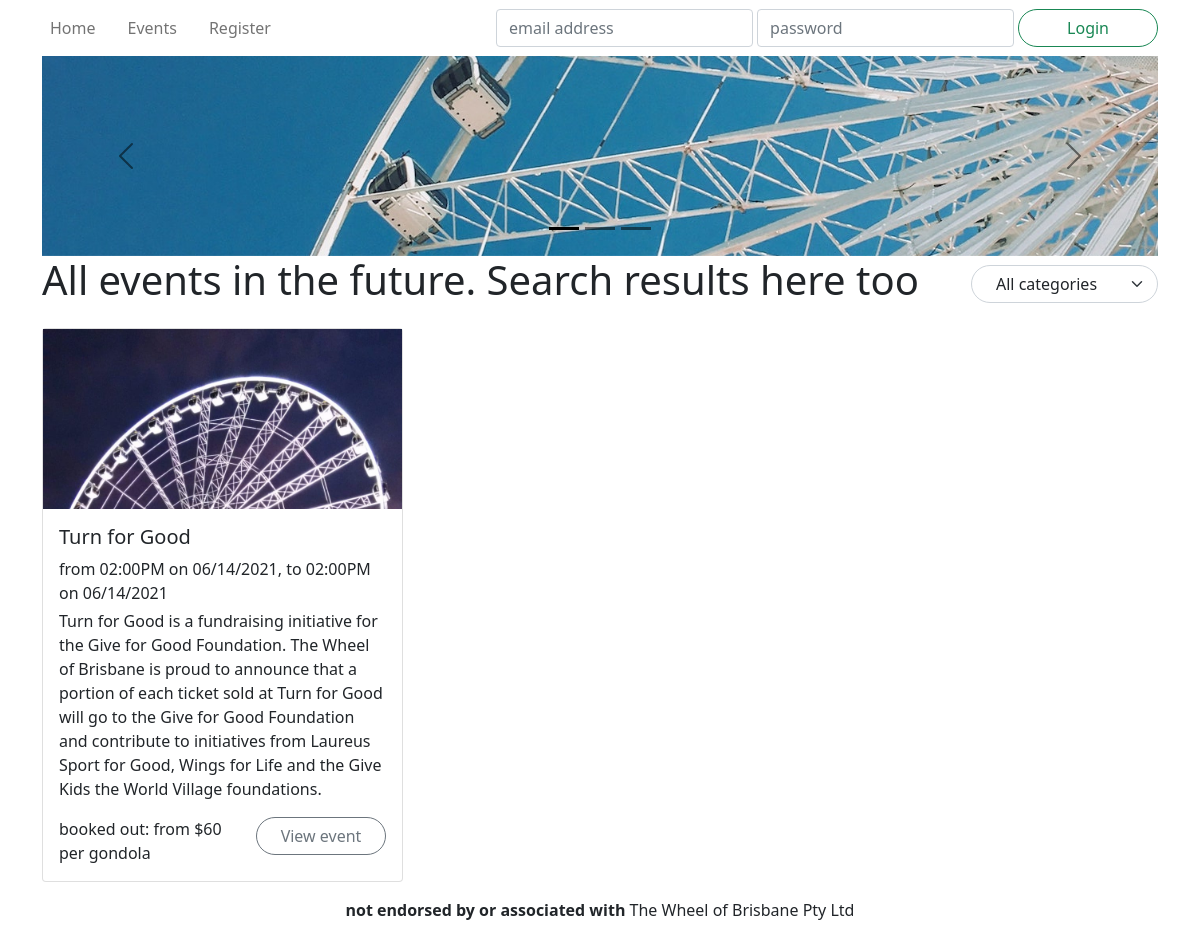
/events/, run on an earlier commit of the app's database.
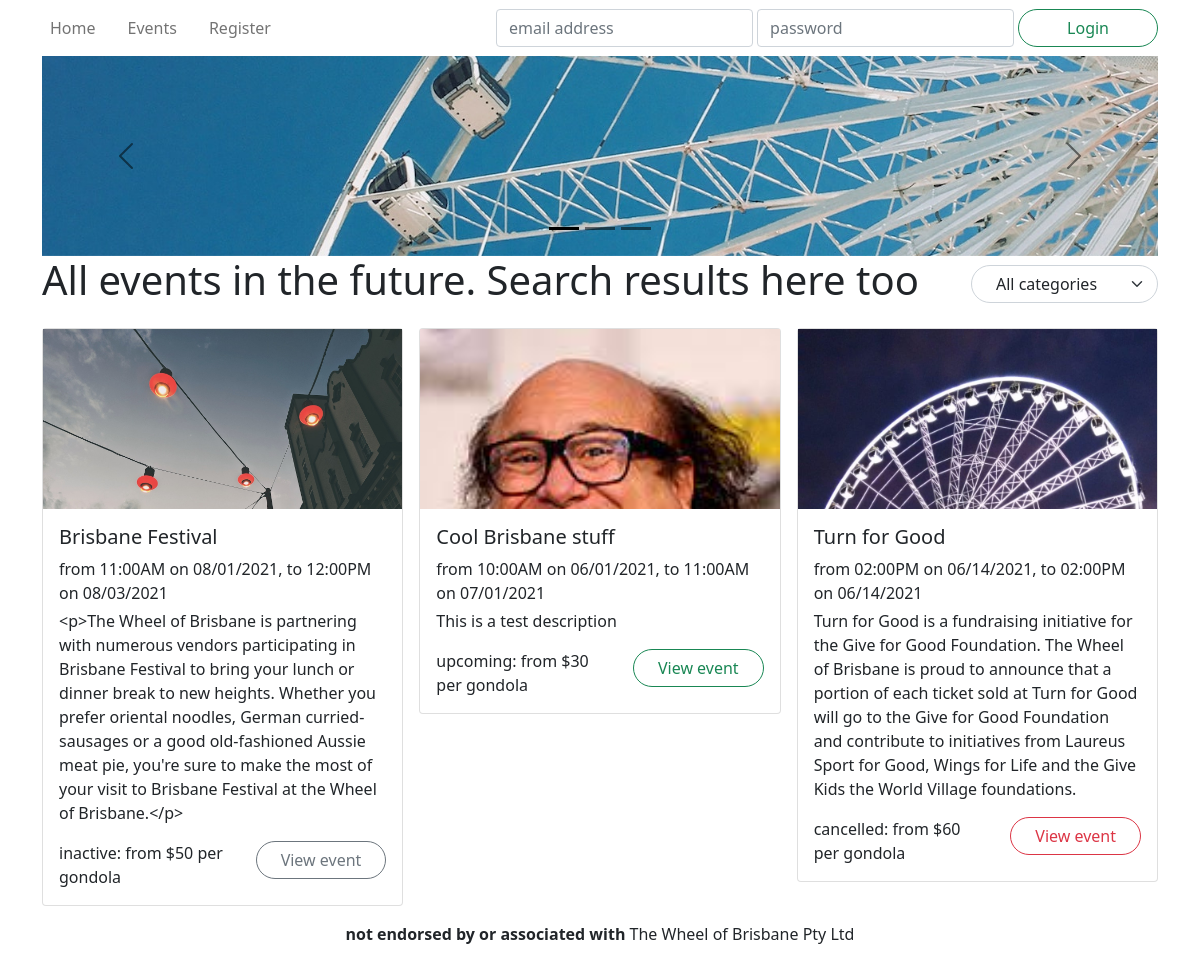
And on a later commit of the database.
### wheel/models.py (models this page shows, shortened)
class Event(db.Model):
    __tablename__ = 'events'
    id = db.Column(db.Integer, primary_key=True)
    name = db.Column(db.String(255), nullable=False)
    description = db.Column(db.Text)
    category = db.Column(db.String(40))
    status = db.Column(db.Enum('upcoming', 'inactive', 'cancelled', 'booked out'), nullable=False)
    image = db.Column(db.String(255))
    reviews = db.relationship('Review', backref='event')
    tickets = db.relationship('Ticket', backref='event')
    @staticmethod
    def getAll():
        return Event.query.\
            join(Ticket).\
            filter( Ticket.datetime > datetime.now() ).\
            all()
    @staticmethod
    def getAllCategories():
        return [event.category for event in Event.query.group_by('category').all()]
    def getTicketsDateRange(self):
        x_min = datetime(3000,9,9)
        x_max = datetime(2000,9,9)
        test = datetime(3000,9,9)
        for x in self.tickets:
            if x.datetime < x_min:
                x_min = x.datetime
            if x.datetime > x_max:
                x_max = x.datetime
        low_date = x_min.strftime("%m/%d/%Y")
        low_time = x_min.strftime("%I:%M%p")
        high_date = x_max.strftime("%m/%d/%Y")
        high_time = x_max.strftime("%I:%M%p")
        if x_min == test:
            return "There are no tickets for this event."
        output = "from " + low_time + " on " + low_date + ",  to " + high_time + " on " + high_date
        return output
    def getTicketsPriceFrom(self):
        low_ticket = 100000
        for x in self.tickets:
            if x.price < low_ticket:
                low_ticket = x.price
        if low_ticket == 100000:
            return " "
        low = str(low_ticket)
        return "from $" + low + " per gondola"
    def getStatusColour(self):
        return {
            'upcoming': 'success',
            'inactive': 'secondary',
            'booked out': 'secondary',
            'cancelled': 'danger'
        }[self.status]

class Ticket(db.Model):
    __tablename__ = 'tickets'
    id = db.Column(db.Integer, primary_key=True)
    datetime = db.Column(db.DateTime, nullable=False)
    price = db.Column(db.Integer, nullable=False)
    remaining = db.Column(db.Integer, nullable=False)
    event_id = db.Column(db.Integer, db.ForeignKey('events.id'))

### wheel/views.py (the view)
@events.route('/')
def viewAll():
    events = Event.getAll()
    categories = Event.getAllCategories()
    form = SearchForm() # TODO: create this form
    return render_template('events.html', events=events, categories=categories, form=form)

### wheel/forms.py
class SearchForm(FlaskForm):
    submit = SubmitField("Search")

### wheel/templates/events.html (shortened to what this page needs)
{% extends 'base.html' %}
{% block hero %}
<div id="hero-mini" class="carousel carousel-dark slide" data-bs-ride="carousel">
    <div class="carousel-indicators">
        <button type="button" class="active"
                data-bs-target="#hero" data-bs-slide-to="0"></button>
        <button type="button"
                data-bs-target="#hero" data-bs-slide-to="1"></button>
        <button type="button"
                data-bs-target="#hero" data-bs-slide-to="2"></button>
    </div>
    <div class="carousel-inner">
        <div class="carousel-item active">
            <div style="background-image: url('/static/images/bluesky.jpg');"></div>
        </div>
    </div>
    <button type="button" class="carousel-control-prev"
            data-bs-target="#hero" data-bs-slide="prev">
        <span class="carousel-control-prev-icon"></span>
    </button>
    <button type="button" class="carousel-control-next"
            data-bs-target="#hero" data-bs-slide="next">
        <span class="carousel-control-next-icon"></span>
    </button>
</div>
{% endblock %}
{% block title %}All events in the future. Search results here too{% endblock %}
{% block header_buttons %}
    <div class="col-6 col-md-auto my-auto">
        <select id="catselect" class="form-select rounded-pill ps-4 pe-5" >
            <option value="" selected>All categories</option>
        </select>
    </div>
{% endblock %}
{% block content %}
<section>
    <div class="row row-cols-1 row-cols-md-2 row-cols-xl-3 mb-3 g-3">
        {% for event in events %}
        <div class="col event {{event.category}}">
            <article class="card">
                <a href="{{url_for('events.view', id=event.id)}}" class="card-image" style="background-image: url('{{ event.image }}'); background-position: top;"></a>
                <div class="card-body">
                    <h5 class="card-title">{{ event.name }}</h5>
                    <p class="mb-1">
                        {{ event.getTicketsDateRange() }}
                    </p>
                <p class="card-text">{{ event.description }}</p>
                    <div class="row">
                        <span class="col my-auto">{{ "{}: {}".format( event.status, event.getTicketsPriceFrom() ) }}</span>
                        <span class="col-auto"><a href="{{url_for('events.view', id=event.id)}}" class="btn btn-outline-{{ event.getStatusColour() }} rounded-pill px-4">View event</a></span>
                    </div>
                </div>
            </article>
        </div>
        {% endfor %}
    </div>
</section>
{% endblock %}

### wheel/templates/base.html (shortened to what this page needs)
<!DOCTYPE html>
<html lang="en">
<head>
    <link href="https://cdn.jsdelivr.net/npm/bootstrap@5.0.0-beta3/dist/css/bootstrap.min.css"
            rel="stylesheet">
    <link rel="stylesheet" href="/static/css/unbootstrapify.css">
</head>
<body>
    <div class="container">
        <header>
            <nav class="navbar navbar-expand-lg navbar-light justify-content-between">
                <div class="navbar-nav flex-row gap-3">
                    <a class="nav-link" href="{{ url_for('main.index') }}">Home</a>
                    <a class="nav-link" href="{{ url_for('events.viewAll') }}">Events</a>
                    {% if current_user.is_authenticated %}
                    <a class="nav-link" href="{{ url_for('main.bookings') }}">My Bookings</a>
                    {% else %}
                    <a class="nav-link" href="{{ url_for('auth.register') }}">Register</a>
                    {% endif %}
                </div>
                <div class="collapse navbar-collapse flex-grow-0" id="navbarlogin">
                    {% if not current_user.is_authenticated %}
                    <form method="POST" action="{{ url_for('auth.login') }}" class="navbar-nav flex-row gap-1">
                        <input name="email" type="text" required
                                class="form-control" placeholder="email address">
                        <input name="password" type="password" required
                                class="form-control" placeholder="password">
                        <button class="btn btn-outline-success rounded-pill px-5" type="submit">Login</button>
                    </form>
                    {% else %}
                    <form action="{{ url_for('auth.logout') }}" class="navbar-nav flex-row gap-1">
                        <button class="btn btn-outline-primary rounded-pill px-5" type="submit">Logout</button>
                    </form>
                    {% endif %}
                </div>
            </nav>
            {% block hero %}
            {% endblock %}
        </header>
        <main>
            <header class="row mb-3">
                <div class="col-md"><h1>{% block title %}{% endblock %}</h1></div>
                {% block header_buttons %}{% endblock %}
            </header>
            {% block content %}
            {% endblock %}
        </main>
        <footer class="text-center footer"><strong>not endorsed by or associated with </strong>The Wheel of Brisbane Pty Ltd</footer>
    </div>
</body>
</html>

What changed in the data, as far as the page shows it:
now on this page (row unchanged): Event: image (picture), name "Brisbane Festival", getTicketsDateRange "from 11:00AM on 08/01/2021, to 12:00PM on 08/03/2021", description "<p>The Wheel of Brisbane is partnering with numerous vendors participating in Brisbane Festival to bring your lunch or dinner break to new heights. Whether you prefer oriental noodles, German curried-sausages or a good old-fashioned Aussie meat pie, you're sure to make the most of your visit to Brisbane Festival at the Wheel of Brisbane.</p>", status.price "inactive: from $50 per gondola"
now on this page (row unchanged): Event: image (picture), name "Cool Brisbane stuff", getTicketsDateRange "from 10:00AM on 06/01/2021, to 11:00AM on 07/01/2021", description "This is a test description", status.price "upcoming: from $30 per gondola"
changed Event "Turn for Good": status.price "booked out: from $60 per gondola" → "cancelled: from $60 per gondola"; status "booked out" → "cancelled" (drawn)
